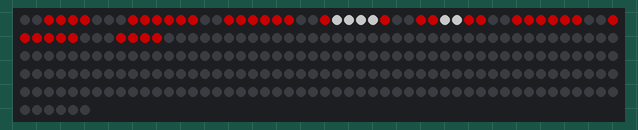
Simulated run of this program. Board: Raspberry Pi (BCM pin numbers). On the bench: 256 RGB LEDs in strip order, left to right, continuing on the next row. Dim RGB values are drawn brighter than linear. At 5.0 s the program stops and its outputs stay as they are.

Above: at 0.1 s.

The program:

Tutorial_2.py
```python
from rpi_ws281x import PixelStrip, Color
import time

COLUMN = 32
ROW = 8

# LED strip configuration:
LED_COUNT = ROW*COLUMN  # Number of LED pixels.
LED_PIN = 18  # GPIO pin connected to the pixels (18 uses PWM!).
# LED_PIN = 10        # GPIO pin connected to the pixels (10 uses SPI /dev/spidev0.0).
LED_FREQ_HZ = 800000  # LED signal frequency in hertz (usually 800khz)
LED_DMA = 10  # DMA channel to use for generating signal (try 10)
LED_BRIGHTNESS = 100  # Set to 0 for darkest and 255 for brightest
# True to invert the signal (when using NPN transistor level shift)
LED_INVERT = False
LED_CHANNEL = 0  # set to '1' for GPIOs 13, 19, 41, 45 or 53

# Create NeoPixel object with appropriate configuration.
strip = PixelStrip(
    LED_COUNT,
    LED_PIN,
    LED_FREQ_HZ,
    LED_DMA,
    LED_INVERT,
    LED_BRIGHTNESS,
    LED_CHANNEL,
)


def xy_to_arrayIndex(x, y):
    if x % 2 == 0:
        return (x * 8) + y
    else:
        return (x * 8) + (8 - y - 1)


def drawBMP(bmp, width, height):
    for y in range(height):
        for x in range(width):
            index = x+(y*8)
            color = bmp[index]
            color_r = color >> 24 & 0xFF
            color_g = color >> 16 & 0xFF
            color_b = color >> 8 & 0xFF
            strip.setPixelColor(xy_to_arrayIndex(
                x, y), Color(color_r, color_g, color_b))


youtubeBMP = [0x00000000, 0x00000000, 0x00000000, 0x00000000, 0x00000000, 0x00000000, 0x00000000, 0x00000000,
              0x00000000, 0xff0000ff, 0xff0000ff, 0xff0000ff, 0xff0000ff, 0xff0000ff, 0xff0000ff, 0x00000000,
              0xff0000ff, 0xff0000ff, 0xff0000ff, 0xffffffff, 0xff0000ff, 0xff0000ff, 0xff0000ff, 0xff0000ff,
              0xff0000ff, 0xff0000ff, 0xff0000ff, 0xffffffff, 0xffffffff, 0xff0000ff, 0xff0000ff, 0xff0000ff,
              0xff0000ff, 0xff0000ff, 0xff0000ff, 0xffffffff, 0xffffffff, 0xff0000ff, 0xff0000ff, 0xff0000ff,
              0xff0000ff, 0xff0000ff, 0xff0000ff, 0xffffffff, 0xff0000ff, 0xff0000ff, 0xff0000ff, 0xff0000ff,
              0x00000000, 0xff0000ff, 0xff0000ff, 0xff0000ff, 0xff0000ff, 0xff0000ff, 0xff0000ff, 0x00000000,
              0x00000000, 0x00000000, 0x00000000, 0x00000000, 0x00000000, 0x00000000, 0x00000000, 0x000000]

# Main program logic follows:
if __name__ == "__main__":
    # Intialize the library (must be called once before other functions).
    strip.begin()

	drawBMP(youtubeBMP, 8, 8)
	strip.show()
	time.sleep(5)

    # clean all
    for i in range(LED_COUNT):
        strip.setPixelColor(i, Color(0, 0, 0))

    strip.show()
```
